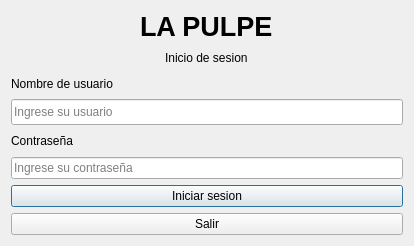
<?xml version="1.0" encoding="UTF-8"?>
<ui version="4.0">
 <class>Login</class>
 <widget class="QDialog" name="Login">
  <property name="geometry">
   <rect>
    <x>0</x>
    <y>0</y>
    <width>410</width>
    <height>246</height>
   </rect>
  </property>
  <property name="windowTitle">
   <string>La Pulpe - Inicio de sesion</string>
  </property>
  <layout class="QVBoxLayout" name="verticalLayout">
   <item alignment="Qt::AlignmentFlag::AlignHCenter">
    <widget class="QLabel" name="lblTitulo">
     <property name="font">
      <font>
       <pointsize>20</pointsize>
       <italic>false</italic>
       <bold>true</bold>
       <underline>false</underline>
      </font>
     </property>
     <property name="text">
      <string>LA PULPE</string>
     </property>
    </widget>
   </item>
   <item alignment="Qt::AlignmentFlag::AlignHCenter">
    <widget class="QLabel" name="lblSubtitulo">
     <property name="text">
      <string>Inicio de sesion</string>
     </property>
    </widget>
   </item>
   <item>
    <widget class="QLabel" name="lblNombreUsuario">
     <property name="text">
      <string>Nombre de usuario</string>
     </property>
    </widget>
   </item>
   <item>
    <widget class="QLineEdit" name="txtUsuario">
     <property name="minimumSize">
      <size>
       <width>392</width>
       <height>26</height>
      </size>
     </property>
     <property name="placeholderText">
      <string>Ingrese su usuario</string>
     </property>
    </widget>
   </item>
   <item>
    <widget class="QLabel" name="lblContrasena">
     <property name="text">
      <string>Contraseña</string>
     </property>
    </widget>
   </item>
   <item>
    <widget class="QLineEdit" name="txtClave">
     <property name="placeholderText">
      <string>Ingrese su contraseña</string>
     </property>
     <property name="echoMode">
      <enum>QLineEdit::EchoMode::Password</enum>
     </property>
    </widget>
   </item>
   <item>
    <widget class="QPushButton" name="btnIngresar">
     <property name="text">
      <string>Iniciar sesion</string>
     </property>
    </widget>
   </item>
   <item>
    <widget class="QPushButton" name="btnSalir">
     <property name="text">
      <string>Salir</string>
     </property>
    </widget>
   </item>
  </layout>
 </widget>
 <resources/>
 <connections/>
</ui>
